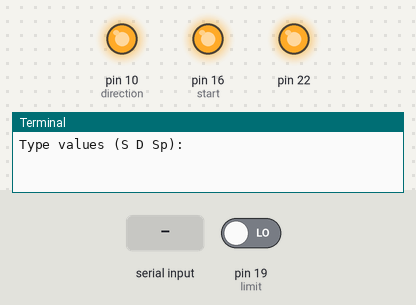
Bench run of a program on a simulated Raspberry Pi (header pin numbers). On the bench: output pins drawn as LEDs (lit = HIGH), the last lines printed to the terminal. The inputs (shaded band) are chosen by the test bench; at power-on: pin 19 (limit) LOW. At 2.8 s the program stops and its outputs stay as they are.

Above: at 1.2 s.
1.3 s: "0" typed at the terminal, then Enter
At 2.5 s:
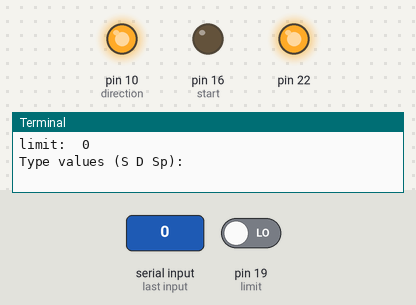
2.8 s: "stop" typed at the terminal, then Enter
At 3.6 s:
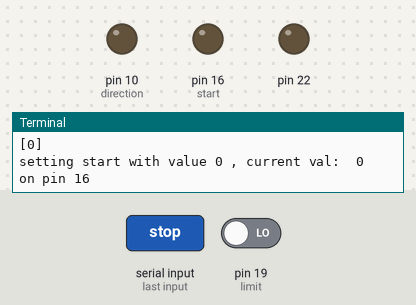
Timing chart, 0 to 4.3 s (numbered marks = the images above; inputs shaded):
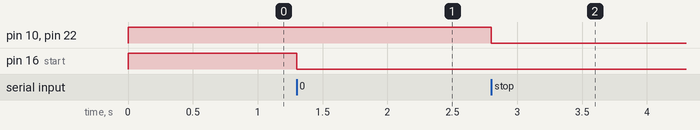

Measured:
- after the input at 1.3 s, pin 16 (start): HIGH → LOW at once
- after the input at 2.8 s, pin 10 (direction), pin 22: HIGH → LOW at once

The program:

gpioTest.py
```python
import RPi.GPIO as GPIO

GPIO.setmode(GPIO.BOARD)

def get_GPIO_val(val):
#    print 'get_GPIO_val :', val
    if val == "0":
#	print 'LOW'
	return GPIO.LOW
    else:
#	print 'HIGH'
	return GPIO.HIGH

limit = 0
start = 0
direction = 1
speed = 1


pins = { 'start': 16, 'direction': 10, 'speed': 22 }
inputs = {'limit': 19}
initialValues = {
'direction': get_GPIO_val(direction),
'start': get_GPIO_val(start),
'speed': get_GPIO_val(speed) }
# speed - high = wolno
# dir - low = gora

GPIO.cleanup()

# Setting every pin to output
for pin in pins:
    GPIO.setup(pins[pin], GPIO.OUT)
    GPIO.output(pins[pin], initialValues[pin])

GPIO.setup(inputs['limit'], GPIO.IN)

def set_GPIO_arr(array):
    pinNames = ['start', 'direction', 'speed']
    print array

    if len(array) >= 1:
	    print 'setting start with value', array[0], ', current val: ',  GPIO.input(pins['start']), ' on pin', pins['start']
	    GPIO.output(pins['start'], get_GPIO_val(array[0]))
    if len(array) >= 2:
        print 'setting direction with value', array[1], ', current val: ',  GPIO.input(pins['direction']), ' on pin', pins['direction']
        GPIO.output(pins['direction'], get_GPIO_val(array[1]))


#    for x in range(0,4):
#	val = GPIO.HIGH
#	if array[x] == 0:
#	    val = GPIO.LOW
#
 #       if len(array) >= x + 1:
  # 	    print 'PinName:', pinNames[x]
   #         print 'array:', array[x]
#	    print 'pin, pinNames[x]:', pins[pinNames[x]]
 #           GPIO.output(pins[pinNames[x]], val)

while True:
    values = raw_input("Type values (S D Sp): ")

    if values == "stop":
	set_GPIO_arr([0])
        break
    else:
	values = values.split(" ")
        set_GPIO_arr(values)

    print 'limit: ', GPIO.input(inputs['limit'])

GPIO.cleanup()
```
